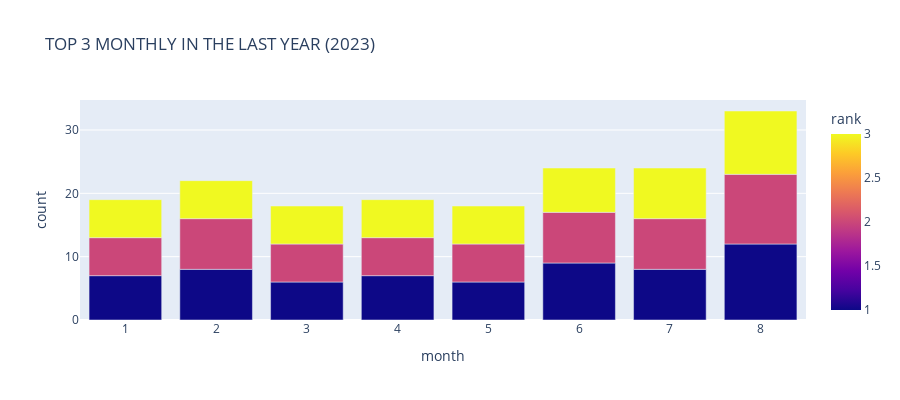

The notebook cell saved with this chart:
### Code cell
fig = px.bar(top3[['month','count','rank','user_id']], x='month', y='count',
             hover_data=['user_id'],
             color='rank',
             barmode='group',
             title='TOP 3 MONTHLY IN THE LAST YEAR (2023)',
             height=400)
fig.show()

### Figure 1 — Plotly figure (JSON) as saved in the notebook; plotly's stock layout.template omitted (floating-point values rounded to 4 significant figures)
{"data": [{"alignmentgroup": "True", "customdata": [[26771], [56439], [207], [14748], [18178], [24878], [98448], [82821], [41593], [1432], [2916], [14604], [95792], [11808], [57453], [13175], [13673], [21327], [41972], [53187], [54608], [3100], [14142], [34734]], "hovertemplate": "month=%{x}<br>count=%{y}<br>user_id=%{customdata[0]}<br>rank=%{marker.color}<extra></extra>", "legendgroup": "", "marker": {"color": [1, 2, 3, 1, 2, 3, 1, 2, 3, 1, 2, 3, 1, 2, 3, 1, 2, 3, 1, 2, 3, 1, 2, 3], "coloraxis": "coloraxis", "pattern": {"shape": ""}}, "name": "", "offsetgroup": "", "orientation": "v", "showlegend": false, "textposition": "auto", "type": "bar", "x": [8, 8, 8, 7, 7, 7, 6, 6, 6, 5, 5, 5, 4, 4, 4, 3, 3, 3, 2, 2, 2, 1, 1, 1], "xaxis": "x", "y": [12, 11, 10, 8, 8, 8, 9, 8, 7, 6, 6, 6, 7, 6, 6, 6, 6, 6, 8, 8, 6, 7, 6, 6], "yaxis": "y"}], "layout": {"barmode": "group", "coloraxis": {"colorbar": {"title": {"text": "rank"}}, "colorscale": [[0, "#0d0887"], [0.1111, "#46039f"], [0.2222, "#7201a8"], [0.3333, "#9c179e"], [0.4444, "#bd3786"], [0.5556, "#d8576b"], [0.6667, "#ed7953"], [0.7778, "#fb9f3a"], [0.8889, "#fdca26"], [1, "#f0f921"]]}, "height": 400, "legend": {"tracegroupgap": 0}, "title": {"text": "TOP 3 MONTHLY IN THE LAST YEAR (2023)"}, "xaxis": {"anchor": "y", "domain": [0, 1], "title": {"text": "month"}}, "yaxis": {"anchor": "x", "domain": [0, 1], "title": {"text": "count"}}}}
